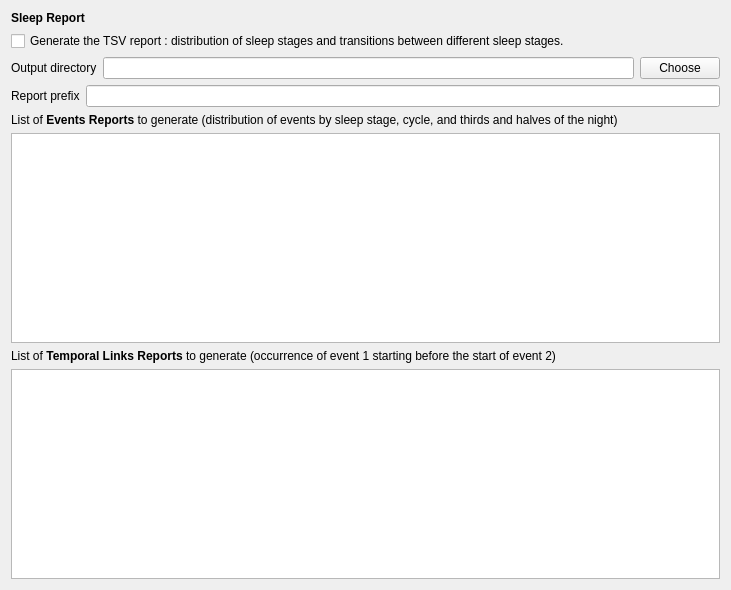
<?xml version="1.0" encoding="UTF-8"?>
<ui version="4.0">
 <class>GenerateReportStep</class>
 <widget class="QWidget" name="GenerateReportStep">
  <property name="geometry">
   <rect>
    <x>0</x>
    <y>0</y>
    <width>731</width>
    <height>590</height>
   </rect>
  </property>
  <property name="windowTitle">
   <string/>
  </property>
  <property name="styleSheet">
   <string>font: 12pt &quot;Roboto&quot;;</string>
  </property>
  <layout class="QVBoxLayout" name="verticalLayout">
   <property name="spacing">
    <number>6</number>
   </property>
   <item>
    <widget class="QLabel" name="label_5">
     <property name="text">
      <string>&lt;html&gt;&lt;head/&gt;&lt;body&gt;&lt;p&gt;&lt;span style=&quot; font-weight:600;&quot;&gt;Sleep Report&lt;/span&gt;&lt;/p&gt;&lt;/body&gt;&lt;/html&gt;</string>
     </property>
    </widget>
   </item>
   <item>
    <widget class="QCheckBox" name="csv_report_checkbox">
     <property name="text">
      <string>Generate the TSV report : distribution of sleep stages and transitions between different sleep stages.</string>
     </property>
    </widget>
   </item>
   <item>
    <layout class="QHBoxLayout" name="horizontalLayout">
     <item>
      <widget class="QLabel" name="label">
       <property name="text">
        <string>Output directory</string>
       </property>
      </widget>
     </item>
     <item>
      <widget class="QLineEdit" name="output_lineedit">
       <property name="toolTip">
        <string>Choose the output directory for all the reports to generate.</string>
       </property>
      </widget>
     </item>
     <item>
      <widget class="QPushButton" name="choose_pushbutton">
       <property name="text">
        <string>Choose</string>
       </property>
      </widget>
     </item>
    </layout>
   </item>
   <item>
    <layout class="QHBoxLayout" name="horizontalLayout_2">
     <item>
      <widget class="QLabel" name="label_3">
       <property name="text">
        <string>Report prefix</string>
       </property>
      </widget>
     </item>
     <item>
      <widget class="QLineEdit" name="prefix_lineedit">
       <property name="toolTip">
        <string>Label added to each report to identify your reports.</string>
       </property>
      </widget>
     </item>
    </layout>
   </item>
   <item>
    <widget class="QLabel" name="label_2">
     <property name="text">
      <string>&lt;html&gt;&lt;head/&gt;&lt;body&gt;&lt;p&gt;List of &lt;span style=&quot; font-weight:600;&quot;&gt;Events Reports&lt;/span&gt; to generate (distribution of events by sleep stage, cycle, and thirds and halves of the night)&lt;/p&gt;&lt;/body&gt;&lt;/html&gt;</string>
     </property>
    </widget>
   </item>
   <item>
    <widget class="QListWidget" name="event_report_listwidget">
     <property name="editTriggers">
      <set>QAbstractItemView::CurrentChanged|QAbstractItemView::DoubleClicked|QAbstractItemView::EditKeyPressed</set>
     </property>
     <property name="alternatingRowColors">
      <bool>true</bool>
     </property>
    </widget>
   </item>
   <item>
    <widget class="QLabel" name="label_4">
     <property name="text">
      <string>&lt;html&gt;&lt;head/&gt;&lt;body&gt;&lt;p&gt;List of &lt;span style=&quot; font-weight:600;&quot;&gt;Temporal Links Reports&lt;/span&gt; to generate (occurrence of event 1 starting before the start of event 2)&lt;/p&gt;&lt;/body&gt;&lt;/html&gt;</string>
     </property>
    </widget>
   </item>
   <item>
    <widget class="QListWidget" name="temporallinks_listwidget">
     <property name="alternatingRowColors">
      <bool>true</bool>
     </property>
    </widget>
   </item>
  </layout>
 </widget>
 <resources>
  <include location="../../../../../snooz-toolbox/src/main/python/ui/themes/themes.qrc"/>
 </resources>
 <connections>
  <connection>
   <sender>choose_pushbutton</sender>
   <signal>clicked()</signal>
   <receiver>GenerateReportStep</receiver>
   <slot>on_choose()</slot>
   <hints>
    <hint type="sourcelabel">
     <x>679</x>
     <y>48</y>
    </hint>
    <hint type="destinationlabel">
     <x>364</x>
     <y>294</y>
    </hint>
   </hints>
  </connection>
 </connections>
 <slots>
  <slot>on_detailed_report()</slot>
  <slot>on_choose()</slot>
 </slots>
</ui>
